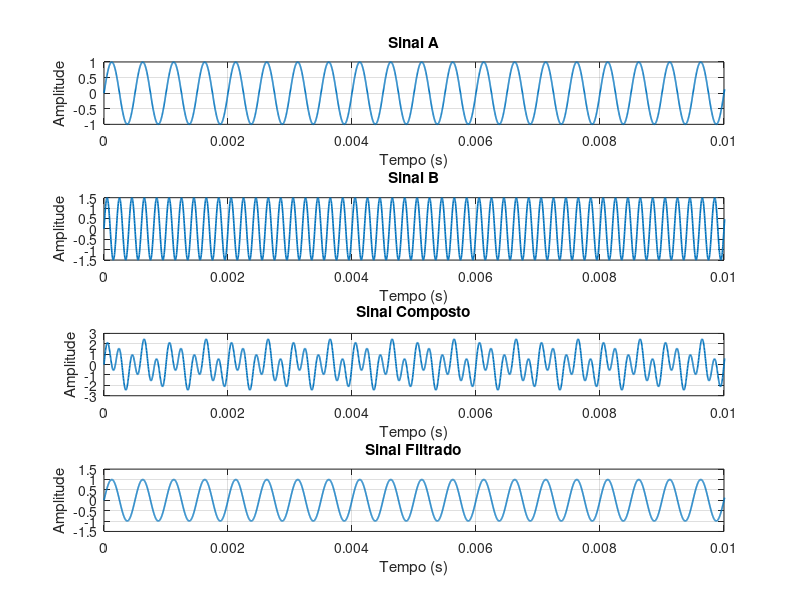
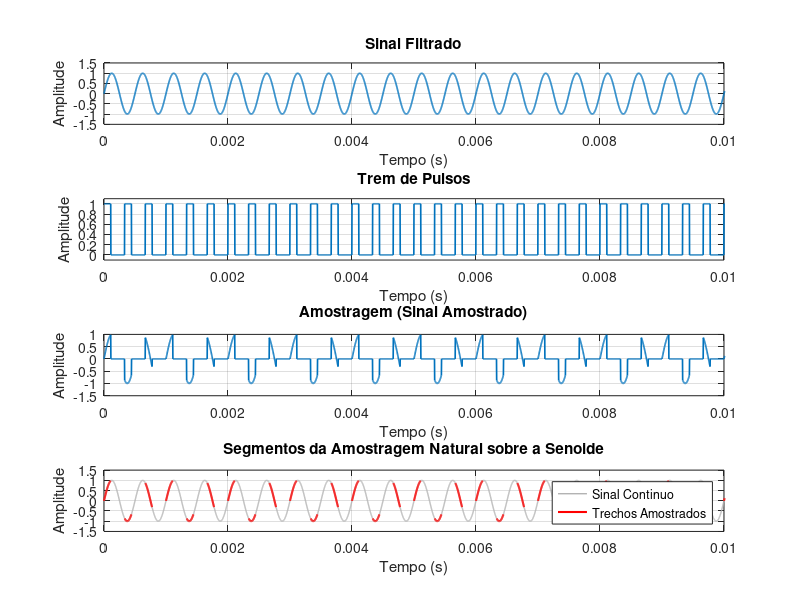
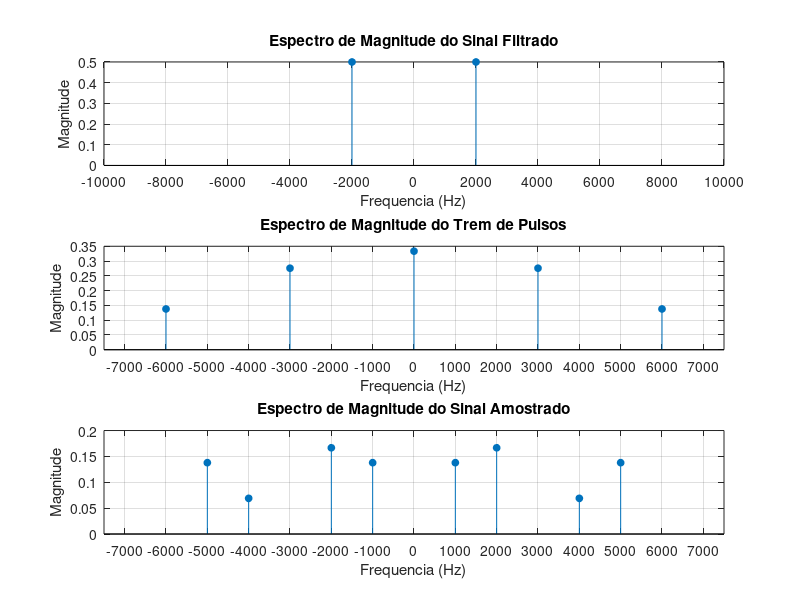
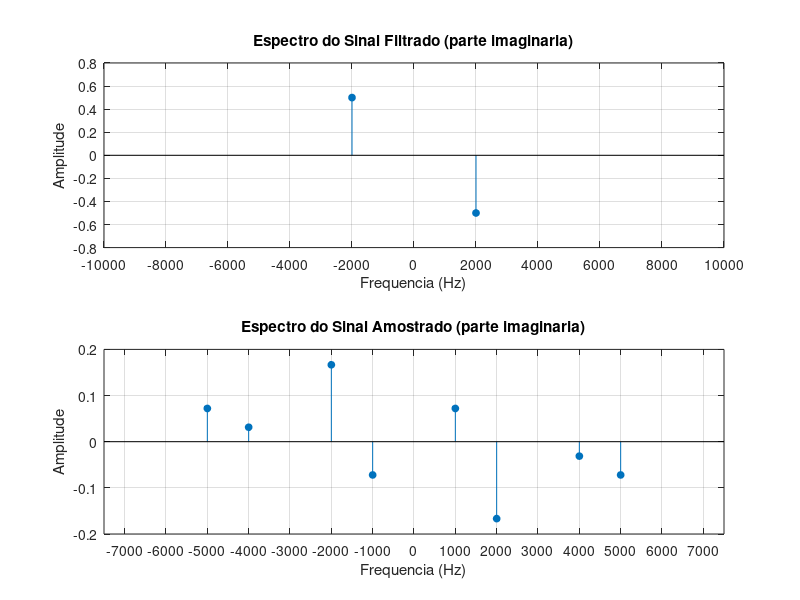

MATLAB code for these plots, in order:
clear;
clc;
close all;

%% ===================== PARAMETROS =====================
f1 = 2e3;        % Frequencia do Sinal A (util)
f2 = 5e3;        % Frequencia do Sinal B (fora da banda permitida)
A1 = 1.0;        % Amplitude do Sinal A
A2 = 1.5;        % Amplitude do Sinal B

fs = 3e3;        % Frequencia de amostragem (use 8e3 para o caso sem aliasing)
Ts = 1/fs;       % Periodo de amostragem
fAnalog = 360e3; % Frequencia da grade computacional (emula tempo continuo)
Ta = 1/fAnalog;  % Passo da grade computacional

tempoTotal = 1;  % Tempo total (s). Resolucao espectral = 1/tempoTotal (1 Hz)
fatorZP = 8;     % Fator de zero-padding, usado nas Figuras 6 e 7 (zoom nas amostras)
larguraZoom = 5; % Meia-largura (Hz) da janela de zoom em torno de cada linha
freqsZoom = [-2000 -1000 1000 2000]; % Frequencias (Hz) onde dar zoom
parteZoom = @abs;    % Pode ser @abs, @imag ou @real

fCorte = 3e3;    % Corte do filtro anti-aliasing (use fs/2 para o caso correto)
fCorteReconstrucao = fs/2; % Corte do filtro de reconstrucao

duty = 1/3;      % Duty cycle do pulso

% Faixa de frequencias exibida nos espectros
limEsp1 = 10000;      % Figura 3 (sinal filtrado) e Figura 4 (superior)
limEsp2 = 2.5*fs;     % Demais espectros

% Requisitos para evitar vazamento espectral
if abs(fAnalog/fs - round(fAnalog/fs)) > 1e-9
    error('fAnalog/fs deve ser inteiro.');
end
if abs(fs*tempoTotal - round(fs*tempoTotal)) > 1e-9
    error('fs*tempoTotal deve ser inteiro.');
end

%% ===================== GRADE E SINAIS =====================
t = 0:Ta:tempoTotal-Ta;   % Grade computacional
nPAnalog = length(t);     % Total de pontos da grade

sinalA = A1*sin(2*pi*f1*t);   % Sinal a ser amostrado
sinalB = A2*sin(2*pi*f2*t);   % Sinal fora da banda
sinalComposto = sinalA + sinalB;

%% ===================== FILTRO ANTI-ALIASING IDEAL =====================
fVet = (0:nPAnalog-1) * (fAnalog/nPAnalog);   % Eixo de frequencia da FFT (0 a fAnalog)
filtroIdeal = double(fVet <= fCorte | fVet >= (fAnalog - fCorte));

sinalCompostoFFT = fft(sinalComposto);
sinalFiltradoFFT = sinalCompostoFFT .* filtroIdeal;
sinalFiltrado = real(ifft(sinalFiltradoFFT));

%% ===================== AMOSTRAGEM NATURAL =====================
kPasso = round(fAnalog / fs);
kPulso = round(duty * kPasso);

tremPulsos = zeros(1,nPAnalog);
tremPulsos(mod(0:nPAnalog-1, kPasso) < kPulso) = 1;
dutyReal = mean(tremPulsos);   % c0 medido do trem de pulsos

sinalAmostrado = sinalFiltrado .* tremPulsos;   % x(t) * p(t)

%% ===================== FIGURA 1: SINAIS NO TEMPO =====================
figure;

subplot(4,1,1);
plot(t,sinalA,'LineWidth',1.2);
grid on; xlabel('Tempo (s)'); ylabel('Amplitude');
title('Sinal A'); xlim([0 0.01]);

subplot(4,1,2);
plot(t,sinalB,'LineWidth',1.2);
grid on; xlabel('Tempo (s)'); ylabel('Amplitude');
title('Sinal B'); xlim([0 0.01]);

subplot(4,1,3);
plot(t,sinalComposto,'LineWidth',1.2);
grid on; xlabel('Tempo (s)'); ylabel('Amplitude');
title('Sinal Composto'); xlim([0 0.01]);

subplot(4,1,4);
plot(t,sinalFiltrado,'LineWidth',1.2);
grid on; xlabel('Tempo (s)'); ylabel('Amplitude');
title('Sinal Filtrado'); xlim([0 0.01]);

%% ===================== FIGURA 2: PROCESSO DE AMOSTRAGEM =====================
figure;

subplot(4,1,1);
plot(t,sinalFiltrado,'LineWidth',1.2);
grid on; xlabel('Tempo (s)'); ylabel('Amplitude');
title('Sinal Filtrado'); xlim([0 0.01]);

subplot(4,1,2);
plot(t,tremPulsos,'LineWidth',1.2);
grid on; xlabel('Tempo (s)'); ylabel('Amplitude');
title('Trem de Pulsos'); xlim([0 0.01]); ylim([-0.1 1.1]);

subplot(4,1,3);
plot(t,sinalAmostrado,'LineWidth',1.2);
grid on; xlabel('Tempo (s)'); ylabel('Amplitude');
title('Amostragem (Sinal Amostrado)'); xlim([0 0.01]);

sinalSegmentos = sinalFiltrado;
sinalSegmentos(tremPulsos == 0) = NaN;   % Oculta os trechos fora do pulso

subplot(4,1,4);
plot(t, sinalFiltrado, 'Color', [0.7 0.7 0.7], 'LineWidth', 1);
hold on;
plot(t, sinalSegmentos, 'r', 'LineWidth', 1.5);
grid on; xlabel('Tempo (s)'); ylabel('Amplitude');
title('Segmentos da Amostragem Natural sobre a Senoide');
xlim([0 0.01]);
legend('Sinal Continuo', 'Trechos Amostrados', 'Location', 'northeast');
hold off;

%% ===================== ESPECTROS (VISAO GERAL) =====================
Nfft = nPAnalog;   % Visao geral: sem zero-padding (linhas exatas, 1 Hz de resolucao)
f = (-Nfft/2:Nfft/2-1) * (fAnalog/Nfft);   % Eixo de frequencia centrado

% Normalizacao por nPAnalog mantem a amplitude das linhas espectrais
sinalFiltradoFFT_plot  = fftshift(fft(sinalFiltrado,  Nfft))/nPAnalog;
tremPulsosFFT_plot     = fftshift(fft(tremPulsos,     Nfft))/nPAnalog;
sinalAmostradoFFT_plot = fftshift(fft(sinalAmostrado, Nfft))/nPAnalog;

% Mascaras para plotar apenas a faixa de interesse (evita stem de milhoes de pontos)
idx1 = (f >= -limEsp1) & (f <= limEsp1);
idx2 = (f >= -limEsp2) & (f <= limEsp2);

xt1 = -limEsp1:2000:limEsp1;

% Plota apenas as linhas com amplitude acima de tol (evita o 'borrao' dos zeros)
tol = 1e-4;
stemLinhas = @(X, idx, parte) stem(f(idx & abs(X) > tol), parte(X(idx & abs(X) > tol)), 'filled', 'MarkerSize', 5);
passoTick = 1000;
limTick = floor(limEsp2/passoTick)*passoTick;
xt2 = -limTick:passoTick:limTick;   % ticks em multiplos de 1 kHz

%% ===================== FIGURA 3: MAGNITUDE =====================
figure;

subplot(3,1,1);
stemLinhas(sinalFiltradoFFT_plot, idx1, @abs);
grid on; xlabel('Frequencia (Hz)'); ylabel('Magnitude');
title('Espectro de Magnitude do Sinal Filtrado');
xlim([-limEsp1 limEsp1]); set(gca,'XTick',xt1);

subplot(3,1,2);
stemLinhas(tremPulsosFFT_plot, idx2, @abs);
grid on; xlabel('Frequencia (Hz)'); ylabel('Magnitude');
title('Espectro de Magnitude do Trem de Pulsos');
xlim([-limEsp2 limEsp2]); set(gca,'XTick',xt2);

subplot(3,1,3);
stemLinhas(sinalAmostradoFFT_plot, idx2, @abs);
grid on; xlabel('Frequencia (Hz)'); ylabel('Magnitude');
title('Espectro de Magnitude do Sinal Amostrado');
xlim([-limEsp2 limEsp2]); set(gca,'XTick',xt2);

%% ===================== FIGURA 4: PARTE IMAGINARIA =====================
figure;

subplot(2,1,1);
stemLinhas(sinalFiltradoFFT_plot, idx1, @imag);
grid on; xlabel('Frequencia (Hz)'); ylabel('Amplitude');
title('Espectro do Sinal Filtrado (parte imaginaria)');
xlim([-limEsp1 limEsp1]); set(gca,'XTick',xt1);

subplot(2,1,2);
stemLinhas(sinalAmostradoFFT_plot, idx2, @imag);
grid on; xlabel('Frequencia (Hz)'); ylabel('Amplitude');
title('Espectro do Sinal Amostrado (parte imaginaria)');
xlim([-limEsp2 limEsp2]); set(gca,'XTick',xt2);

%% ===================== RECONSTRUCAO =====================
filtroReconstrucao = double(fVet <= fCorteReconstrucao | fVet >= (fAnalog - fCorteReconstrucao));

% Compensacao da atenuacao do pulso dividindo pelo duty cycle real (c0)
sinalReconstruidoFFT = fft(sinalAmostrado) .* filtroReconstrucao / dutyReal;
sinalReconstruido = real(ifft(sinalReconstruidoFFT));

% Espectro do sinal reconstruido na mesma grade (com zero-padding)
sinalReconstruidoFFT_plot = fftshift(fft(sinalReconstruido, Nfft))/nPAnalog;

% Filtro de reconstrucao desenhado direto no eixo f centrado
filtroReconstrucaoPlot = double(abs(f) <= fCorteReconstrucao);

%% ===================== FIGURA 5: RECONSTRUCAO =====================
figure;

subplot(4,1,1);
stemLinhas(sinalAmostradoFFT_plot, idx2, @imag);
grid on; xlabel('Frequencia (Hz)'); ylabel('Amplitude');
title('Espectro do Sinal Amostrado (parte imaginaria)');
xlim([-limEsp2 limEsp2]); set(gca,'XTick',xt2);

subplot(4,1,2);
plot(f(idx2), filtroReconstrucaoPlot(idx2), 'LineWidth', 2, 'Color', 'r');
grid on; xlabel('Frequencia (Hz)'); ylabel('Ganho');
title('Filtro Ideal de Reconstrucao');
xlim([-limEsp2 limEsp2]); set(gca,'XTick',xt2); ylim([-0.2 1.2]);

subplot(4,1,3);
stemLinhas(sinalReconstruidoFFT_plot, idx2, @imag);
grid on; xlabel('Frequencia (Hz)'); ylabel('Amplitude');
title('Espectro do Sinal Reconstruido (parte imaginaria)');
xlim([-limEsp2 limEsp2]); set(gca,'XTick',xt2);

subplot(4,1,4);
plot(t, sinalFiltrado, 'LineWidth', 2, 'DisplayName', 'Sinal Filtrado');
hold on;
plot(t, sinalReconstruido, '--', 'LineWidth', 2, 'DisplayName', 'Sinal Reconstruido');
grid on; xlabel('Tempo (s)'); ylabel('Amplitude');
title('Comparacao: Sinal Filtrado vs Sinal Reconstruido');
xlim([0 0.01]);
legend('Location', 'northeast');
hold off;

%% ===================== ESPECTROS DENSOS (ZERO-PADDING) PARA ZOOM =====================
NfftZ = fatorZP * nPAnalog;
fZ = (-NfftZ/2:NfftZ/2-1) * (fAnalog/NfftZ);   % Resolucao = 1/(fatorZP*tempoTotal) Hz
XamostZ = fftshift(fft(sinalAmostrado,    NfftZ))/nPAnalog;
XreconZ = fftshift(fft(sinalReconstruido, NfftZ))/nPAnalog;

%% ===================== FIGURA 6: ZOOM NO ESPECTRO DO SINAL AMOSTRADO =====================
figure;
nz = length(freqsZoom);
for k = 1:nz
    subplot(ceil(nz/2), 2, k);
    iz = abs(fZ - freqsZoom(k)) <= larguraZoom;
    stem(fZ(iz), parteZoom(XamostZ(iz)), 'filled', 'MarkerSize', 3);
    grid on; xlabel('Frequencia (Hz)'); ylabel('Amplitude');
    title(sprintf('Sinal Amostrado - zoom em %g Hz', freqsZoom(k)));
    xlim([freqsZoom(k)-larguraZoom freqsZoom(k)+larguraZoom]);
end

%% ===================== FIGURA 7: ZOOM NO ESPECTRO DO SINAL RECONSTRUIDO =====================
figure;
for k = 1:nz
    subplot(ceil(nz/2), 2, k);
    iz = abs(fZ - freqsZoom(k)) <= larguraZoom;
    stem(fZ(iz), parteZoom(XreconZ(iz)), 'filled', 'MarkerSize', 3);
    grid on; xlabel('Frequencia (Hz)'); ylabel('Amplitude');
    title(sprintf('Sinal Reconstruido - zoom em %g Hz', freqsZoom(k)));
    xlim([freqsZoom(k)-larguraZoom freqsZoom(k)+larguraZoom]);
end
